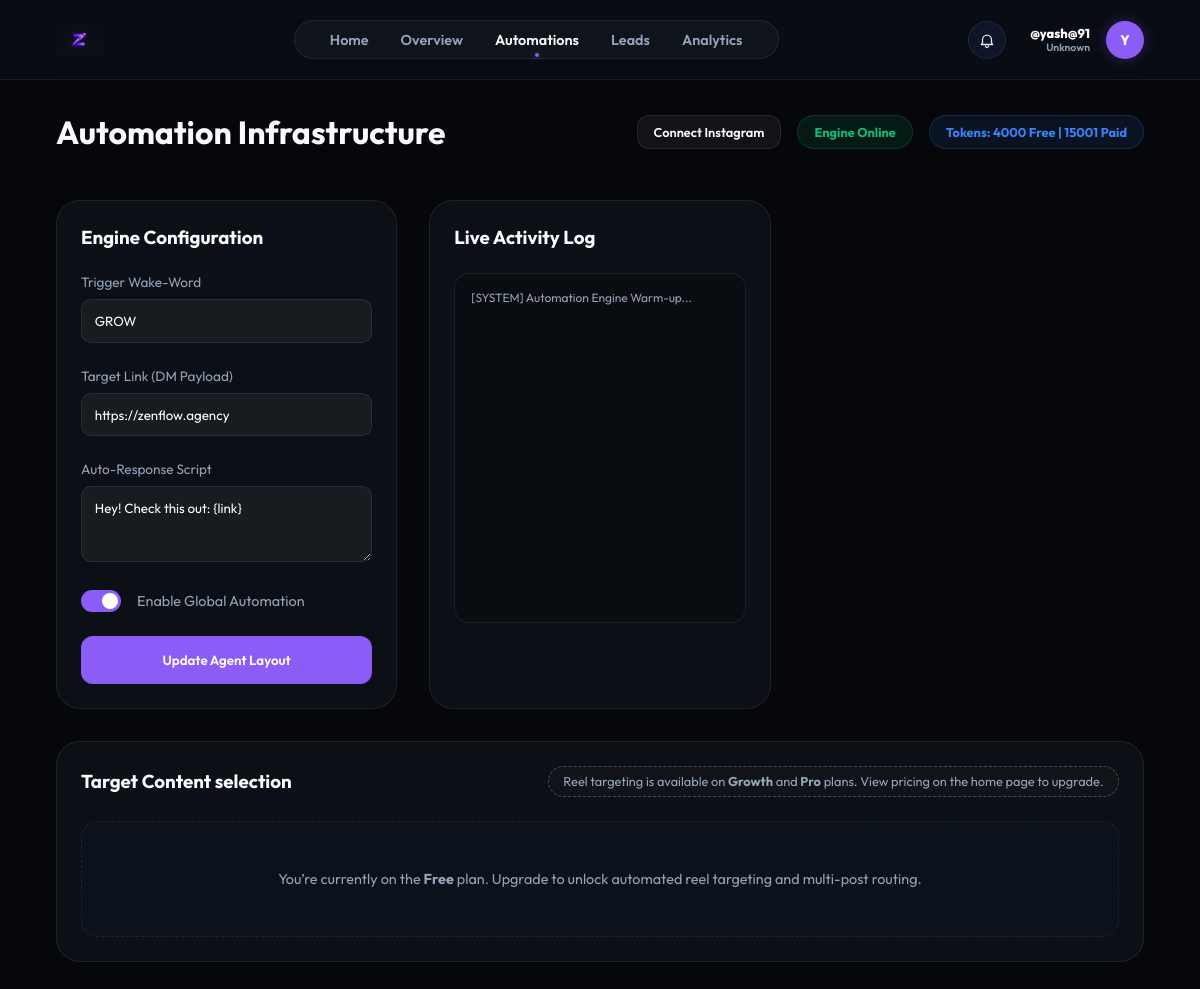
/automations (signed in), run on an earlier commit of the app's database.
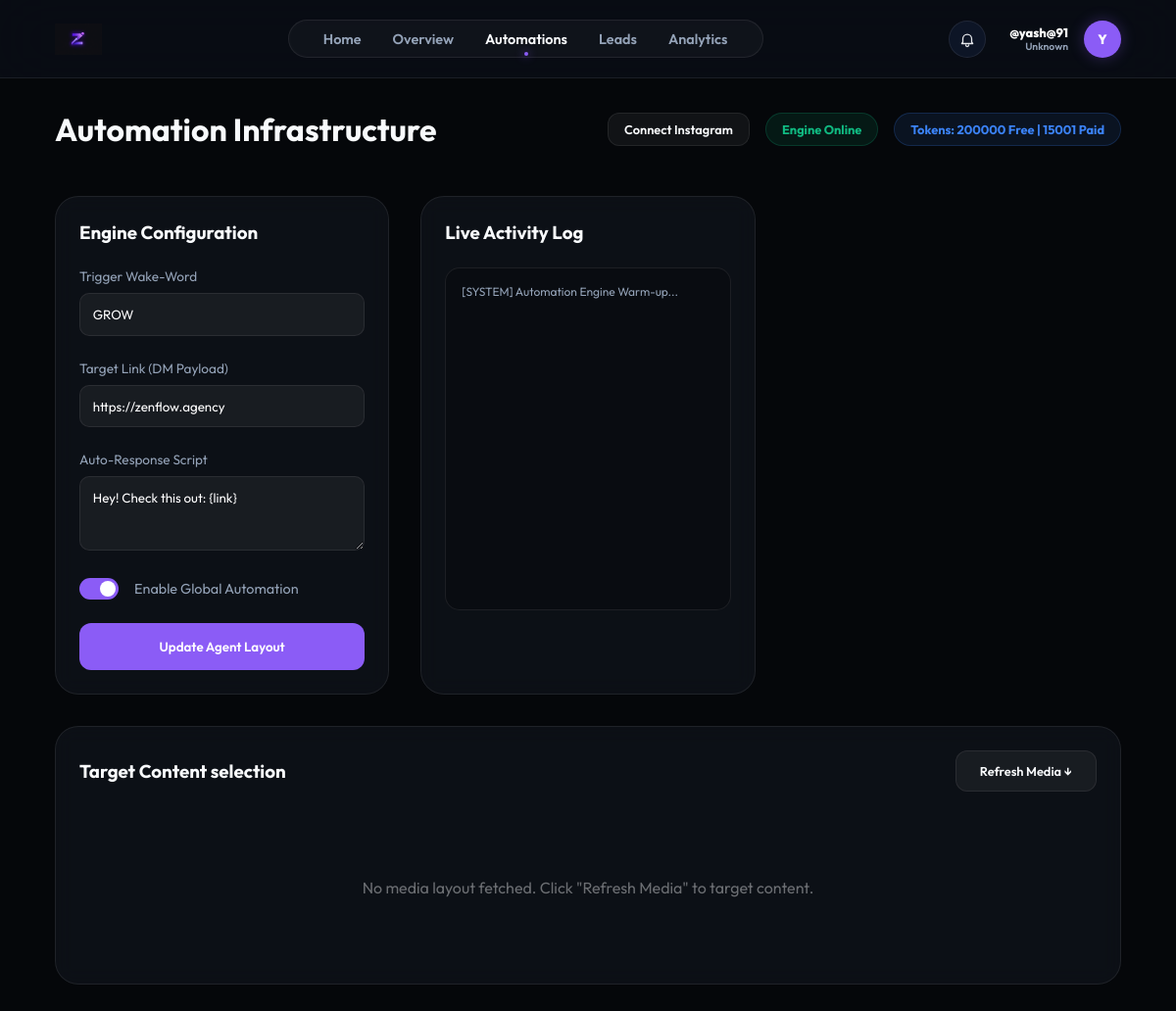
And on a later commit of the database.
### models.py (models this page shows)
class User(db.Model):
    id = db.Column(db.Integer, primary_key=True)
    username = db.Column(db.String(80), unique=True, nullable=False)
    email = db.Column(db.String(120), unique=True)
    password_hash = db.Column(db.String(256))
    full_name = db.Column(db.String(100))
    fb_user_id = db.Column(db.String(120), unique=True)
    ig_user_id = db.Column(db.String(120), unique=True)
    fb_access_token = db.Column(db.Text)
    ig_access_token = db.Column(db.Text)
    token_expires_at = db.Column(db.DateTime)
    ig_username = db.Column(db.String(100))  # Store Instagram username separately
    ig_password_encrypted = db.Column(db.Text)  # Encrypted password
    ig_session_data = db.Column(db.Text)  # Store session data for direct API
    plan = db.Column(db.String(50), default="Free")
    used_founding_coupon = db.Column(db.Boolean, default=False)
    niche = db.Column(db.String(50))
    bio = db.Column(db.Text)
    avatar = db.Column(db.String(10))
    followers = db.Column(db.Integer, default=0)
    following = db.Column(db.Integer, default=0)
    free_tokens = db.Column(db.Integer, default=4000)
    paid_tokens = db.Column(db.Integer, default=0)
    tokens_reset_at = db.Column(db.DateTime, default=datetime.utcnow)
    is_admin = db.Column(db.Boolean, default=False)
    funnels = db.relationship('Funnel', backref='owner', lazy=True)
    leads = db.relationship('Lead', backref='owner', lazy=True)

### app.py (the view)
@app.route('/automations')
def automations():
    ctx = get_dashboard_context()
    if not ctx: return redirect(url_for('login_ui'))
    return render_template('automations.html', **ctx)

### templates/automations.html (shortened to what the changed rows need)
{% extends "base.html" %}
{% block content %}
<header class="top-bar">
    <h1>Automation Infrastructure</h1>
    <div style="display: flex; gap: 1rem; align-items: center;">
        {% if user.instagram_connected %}
        <div class="status-pill active"
            style="background: rgba(16, 185, 129, 0.1); color: #10b981; border: 1px solid rgba(16, 185, 129, 0.2); padding: 0.5rem 1rem; border-radius: 20px; font-size: 0.8rem; font-weight: 700;">
            Instagram Connected
        </div>
        {% else %}
        <a href="/dashboard/connect-instagram" class="btn btn-secondary"
            style="text-decoration: none; padding: 0.5rem 1rem; font-size: 0.8rem;">
            Connect Instagram
        </a>
        {% endif %}
        <div class="status-pill {{ 'active' if funnel.active else 'inactive' }}"
            style="background: rgba(16, 185, 129, 0.1); color: #10b981; border: 1px solid rgba(16, 185, 129, 0.2); padding: 0.5rem 1rem; border-radius: 20px; font-size: 0.8rem; font-weight: 700;">
            {{ 'Engine Online' if funnel.active else 'Engine Paused' }}
        </div>
        <div class="status-pill"
            style="background: rgba(59, 130, 246, 0.1); color: #3b82f6; border: 1px solid rgba(59, 130, 246, 0.2); padding: 0.5rem 1rem; border-radius: 20px; font-size: 0.8rem; font-weight: 700;">
            Tokens: {{ user.free_tokens }} Free | {{ user.paid_tokens }} Paid
        </div>
    </div>
</header>
<div class="dashboard-grid">
    <div class="card full-width">
        <div class="card-header">
            <h3>Target Content selection</h3>
            {% if user.plan in ['Growth', 'Pro'] %}
            <form action="/dashboard/fetch-media" method="POST">
                <button type="submit" class="btn btn-secondary" style="font-size: 0.8rem;">Refresh Media ↓</button>
            </form>
            {% else %}
            <div
                style="font-size: 0.8rem; color: var(--text-secondary); background: rgba(248, 250, 252, 0.02); border-radius: 999px; padding: 0.4rem 0.9rem; border: 1px dashed rgba(148, 163, 184, 0.4);">
                Reel targeting is available on <strong>Growth</strong> and <strong>Pro</strong> plans.
                View pricing on the home page to upgrade.
            </div>
            {% endif %}
        </div>
        {% if user.plan in ['Growth', 'Pro'] %}
        <div class="media-grid"
            style="display: grid; grid-template-columns: repeat(4, 1fr); gap: 1.5rem; margin-top: 1rem;">
            {% if not active_media %}
            <div style="grid-column: span 4; text-align: center; padding: 4rem; opacity: 0.4;">
                <p>No media layout fetched. Click "Refresh Media" to target content.</p>
            </div>
            {% endif %}
        </div>
        {% else %}
        <div
            style="margin-top: 1.5rem; padding: 3rem; text-align: center; border-radius: 16px; border: 1px dashed var(--glass-border); background: rgba(15, 23, 42, 0.4); color: var(--text-secondary); font-size: 0.9rem;">
            You’re currently on the <strong>{{ user.plan or 'Free' }}</strong> plan. Upgrade to unlock automated reel
            targeting and multi-post routing.
        </div>
        {% endif %}
    </div>
</div>
{% endblock %}

### templates/base.html (shortened to what this page needs)
<!DOCTYPE html>
<html lang="en">
<head>
    <link rel="stylesheet" href="{{ url_for('static', filename='css/style.css') }}">
</head>
<body>
    <nav class="top-nav">
        <a href="/dashboard" class="nav-brand">
            <img src="{{ url_for('static', filename='img/logo.png') }}" alt="ZenFlow"
                style="height: 32px; width: auto;">
        </a>
        <div class="nav-links">
            <a href="/" class="nav-link {% if request.path == '/' %}active{% endif %}">Home</a>
            <a href="/dashboard" class="nav-link {% if request.path == '/dashboard' %}active{% endif %}">Overview</a>
            <a href="/automations"
                class="nav-link {% if request.path == '/automations' %}active{% endif %}">Automations</a>
            <a href="/leads" class="nav-link {% if request.path == '/leads' %}active{% endif %}">Leads</a>
            <a href="/analytics" class="nav-link {% if request.path == '/analytics' %}active{% endif %}">Analytics</a>
        </div>
        <div class="nav-user" style="position: relative;">
            <button id="notif-bell" aria-label="Notifications"
                style="width:38px; height:38px; border-radius:999px; border:1px solid var(--glass-border); background:rgba(15,23,42,0.9); display:flex; align-items:center; justify-content:center; cursor:pointer; padding:0; margin-right: 0.5rem;">
            </button>
            <div class="nav-user" style="position: relative; cursor: pointer;" onclick="toggleProfileDropdown(event)">
                <div style="text-align: right;">
                    <p style="font-size: 0.8rem; font-weight: 800; margin: 0; color: white;">@{{ user.username }}</p>
                    <p style="font-size: 0.65rem; color: {{ user.niche_color }}; margin: 0; font-weight: 600;">{{
                        user.niche
                        }}</p>
                </div>
                <div class="nav-avatar">{{ user.avatar or user.username[0]|upper }}</div>
            </div>
    </nav>
    <div class="app-container">
        <main class="main-content">
            {% block content %}{% endblock %}
        </main>
    </div>
</body>
</html>

What changed in the data, as far as the page shows it:
changed User "yash@91": free_tokens "4000" → "200000"; plan "Free" → (not shown)
Also different on the page:
text no longer shown: "Reel targeting is available on Growth and Pro plans. View pricing on the home page to upgrade. You’re currently on the plan. Upgrade to unlock automated reel targeting and multi-post routing."
text now shown: "Refresh Media ↓ No media layout fetched. Click \"Refresh Media\" to target content."
